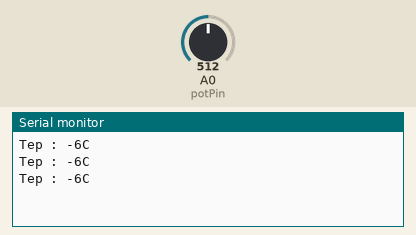
Simulated run of this sketch. Board: Arduino Uno, built with avr-gcc and run on an emulated ATmega328P. On the bench: the last lines printed to the serial monitor. Inputs (shaded band) come from the test bench; at power-on: A0 (potPin) = 512.

Above: at 1.3 s.
1.4 s: A0 (potPin) set to 716
At 1.9 s:
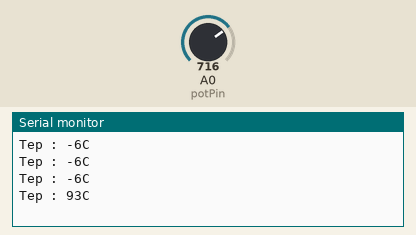
2.9 s: A0 (potPin) set to 900
At 3.4 s:
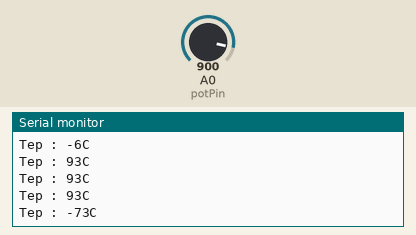
Timing chart, 0 to 5.9 s (numbered marks = the images above; inputs shaded):
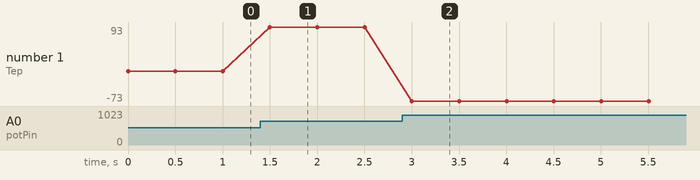

Measured:
- after the input at 1.4 s, the serial monitor: prints a new line after 0.10 s (image 1)
- after the input at 2.9 s, the serial monitor: prints a new line after 0.10 s (image 2)
- plotted number 1: -6 → 93 after the input at 1.4 s, 93 → -73 after the input at 2.9 s

The sketch:

temperature.ino
```cpp
int potPin = 0 ;
void setup()
{
  Serial.begin(9600);
}
void loop()
{
  int val;
  int dat;

  val = analogRead(potPin);

  dat = (125*val)>>8 ;
  Serial.print("Tep : ") ;
  Serial.print(dat) ;
  Serial.println("C");
  delay(500);
}
```
